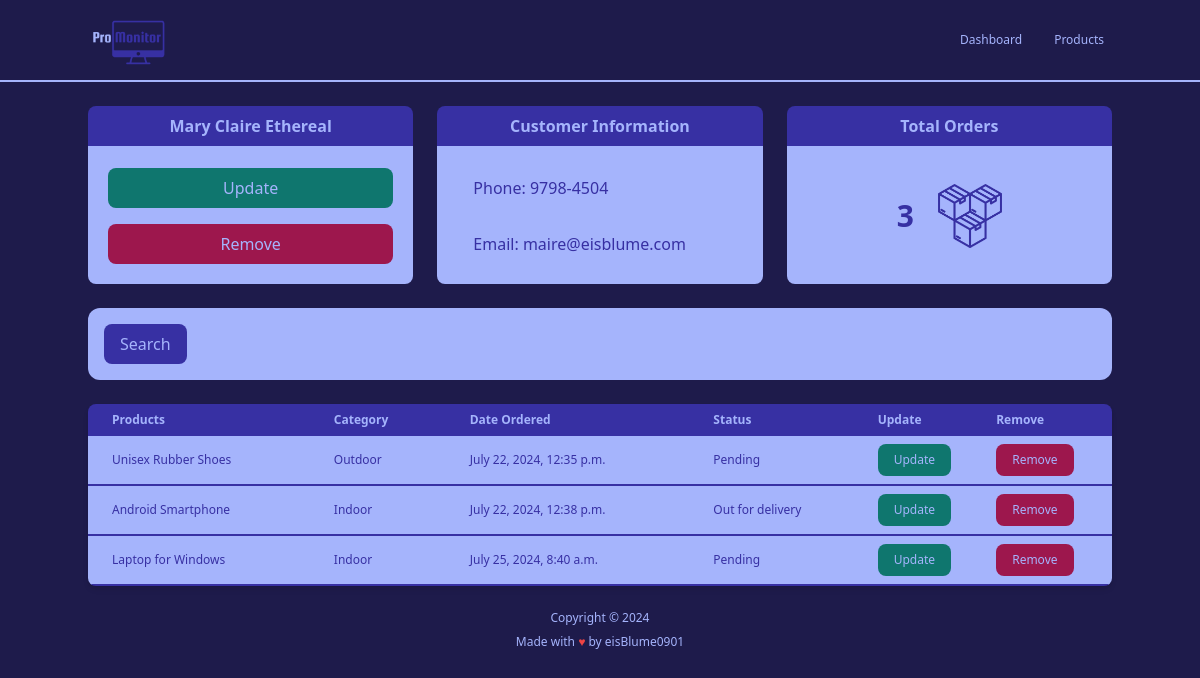
Before: /customer/1/ with the older database file.
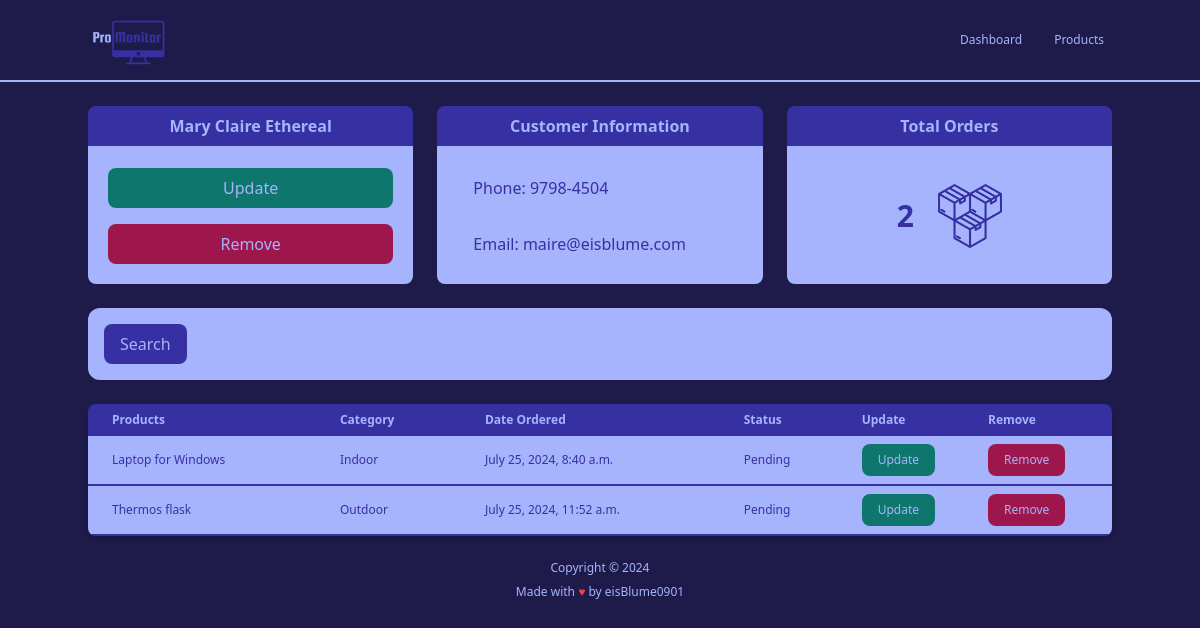
After: the same page with the newer database file.
### accounts/models.py (models this page shows, shortened)
class Order(models.Model):
    STATUS = (
        ('Pending', 'Pending'),
        ('Out for delivery', 'Out for delivery'),
        ('Delivered', 'Delivered'),
    )
    customer = models.ForeignKey(Customer, null=True, on_delete=models.SET_NULL)
    product = models.ForeignKey(Product, null=True, on_delete=models.SET_NULL)
    date_created = models.DateTimeField(auto_now_add=True, null=True)
    status = models.CharField(max_length=200, null=True, choices=STATUS)

class Product(models.Model):
    CATEGORY = (
        ('Indoor', 'Indoor'),
        ('Outdoor', 'Outdoor'),
    )
    name = models.CharField(max_length=200, null=True)
    price = models.FloatField(null=True)
    category = models.CharField(max_length=200, null=True, choices=CATEGORY)
    description = models.TextField(null=True, blank=True)
    date_created = models.DateTimeField(auto_now_add=True, null=True)
    tags = models.ManyToManyField('Tag')
    def __str__(self) -> str:
        return self.name

### accounts/views.py (the view)
# urls.py: path('customer/<str:pk>/', views.customer, name="customer"),
def customer(request, pk):
    customer = Customer.objects.get(id=pk)
    orders = customer.order_set.all()
    ordersCount = orders.count()
    context = {
        'customer': customer,
        'orders': orders,
        'ordersCount': ordersCount,
    }
    return render(request, 'accounts/customer.html', context)

### templates/accounts/customer.html (shortened to what this page needs)
{% extends 'main.html' %}
{% block content %}
{% include 'partials/_home_navbar.html' %}
{% include 'partials/_customer_cards.html' %}
{% include 'partials/_search_bar.html' %}
<div class="max-w-screen-lg mx-auto my-6">
        <div class="relative overflow-x-auto shadow-md rounded-lg">
            <table class="w-full text-sm text-left text-indigo-300">
                <thead class="text-xs text-indigo-300 bg-indigo-800">
                    <tr>
                        <th class="px-6 py-2">
                            Products
                        </th>
                        <th class="px-6 py-2">
                            Category
                        </th>
                        <th class="px-6 py-2">
                            Date Ordered
                        </th>
                        <th class="px-6 py-2">
                            Status
                        </th>
                        <th class="p-2">
                            Update
                        </th>
                        <th class="p-2">
                            Remove
                        </th>
                    </tr>
                </thead>
                <tbody class="text-xs text-indigo-800 font-medium">
                    {% for order in orders %}
                    <tr class="bg-indigo-300 border-b-2 border-indigo-800 hover:bg-indigo-200">
                        <td class="px-6 py-2">{{ order.product }}</td>
                        <td class="px-6 py-2">{{ order.product.category }}</td>
                        <td class="px-6 py-2">{{ order.date_created }}</td>
                        <td class="px-6 py-2">{{ order.status}}</td>
                        <td class="p-2">
                            <a href="">
                                <button class="font-medium bg-teal-700 text-indigo-300 rounded-lg px-4 py-2 hover:bg-teal-300 hover:text-indigo-800">Update</button>
                            </a>
                        </td>
                        <td class="p-2">
                            <a href="">
                                <button class="font-medium bg-pink-800 text-indigo-300 rounded-lg px-4 py-2 hover:bg-pink-300 hover:text-indigo-800">Remove</button>
                            </a>
                        </td>
                    </tr>
                    {% endfor %}
                </tbody>
            </table>
        </div>
    </div>
{% endblock %}

### templates/partials/_customer_cards.html
{% load static %}
<div class="grid sm:grid-cols-1 md:grid-cols-2 lg:grid-cols-3 max-w-screen-lg mx-auto justify-between gap-6 mt-6">
    <div class="flex flex-col">
        <h1 class="text-md text-center text-indigo-300 font-bold rounded-t-lg bg-indigo-800 border-indigo-800 border-b-2 border-b-indigo-300 py-2">{{ customer.name }}</h1>
        <div class="rounded-b-lg bg-indigo-300 p-5">
            <div class="flex flex-col space-y-4">
                <button class="font-medium bg-teal-700 text-indigo-300 rounded-lg px-4 py-2 hover:bg-teal-300 hover:text-indigo-800 w-full">Update</button>
                <button class="font-medium bg-pink-800 text-indigo-300 rounded-lg px-4 py-2 hover:bg-pink-300 hover:text-indigo-800 w-full">Remove</button>
            </div>
        </div>
    </div>
    <div class="flex flex-col">
        <h1 class="text-md text-center text-indigo-300 font-bold rounded-t-lg bg-indigo-800 border-indigo-800 border-b-2 border-b-indigo-300 py-2">Customer Information</h1>
        <div class="text-indigo-800 font-medium rounded-b-lg bg-indigo-300 p-5">
            <div class="flex flex-col space-y-4">
                <p class="font-medium px-4 py-2">Phone: {{ customer.phone }}</p>
                <p class="font-medium px-4 py-2">Email: {{ customer.email }}</p>
            </div>
        </div>
    </div>
    <div class="flex flex-col">
        <h1 class="text-md text-center text-indigo-300 font-bold rounded-t-lg bg-indigo-800 border-indigo-800 border-b-2 border-b-indigo-300 py-2">Total Orders</h1>
        <div class="rounded-b-lg bg-indigo-300 p-5">
            <div class="flex flex-row mx-auto space-x-6 items-center justify-center py-4">
                <p class="text-3xl text-center text-indigo-800 font-bold">{{ ordersCount }}</p>
                <img src="{% static 'images/total_orders_icon.png' %}" alt="Total Orders Icon" class="w-16">
            </div>
        </div>
    </div>
</div>

Changed rows visible on the page:
removed Order: product "Unisex Rubber Shoes", product.category "Outdoor", date_created "July 22, 2024, 12:35 p.m.", status "Pending"
removed Order: product "Android Smartphone", product.category "Indoor", date_created "July 22, 2024, 12:38 p.m.", status "Out for delivery"
added Order: product "Thermos flask", product.category "Outdoor", date_created "July 25, 2024, 11:52 a.m.", status "Pending"
Other visible differences:
{{ ordersCount }}: "3" → "2"
